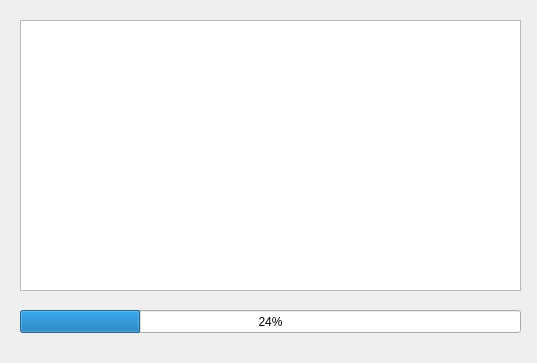
<?xml version="1.0" encoding="UTF-8"?>
<ui version="4.0">
 <class>ReveiveDialog</class>
 <widget class="QDialog" name="ReveiveDialog">
  <property name="geometry">
   <rect>
    <x>0</x>
    <y>0</y>
    <width>537</width>
    <height>363</height>
   </rect>
  </property>
  <property name="windowTitle">
   <string>Dialog</string>
  </property>
  <widget class="QTextBrowser" name="textBrowser">
   <property name="geometry">
    <rect>
     <x>20</x>
     <y>20</y>
     <width>501</width>
     <height>271</height>
    </rect>
   </property>
  </widget>
  <widget class="QProgressBar" name="progressBar">
   <property name="geometry">
    <rect>
     <x>20</x>
     <y>310</y>
     <width>501</width>
     <height>23</height>
    </rect>
   </property>
   <property name="value">
    <number>24</number>
   </property>
  </widget>
 </widget>
 <resources/>
 <connections/>
</ui>
